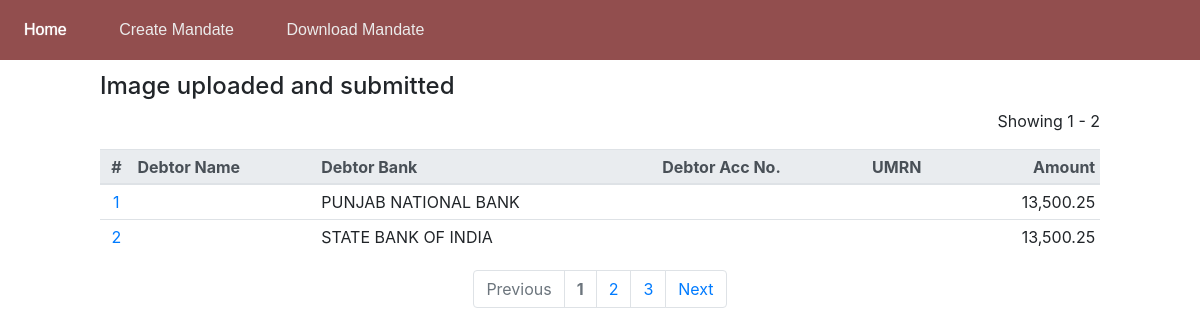
Page /mandates/1/ on the earlier database version.
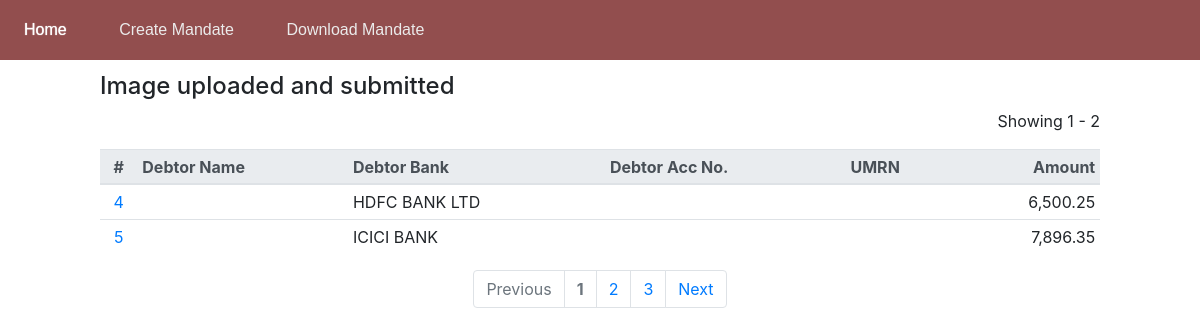
Same page on the later database version.
### mandate/models.py (models this page shows, shortened)
class Mandate(models.Model):
	debit_type_choices = [
		(None, ''),
		('F', 'Fixed Amount'),
		('M', 'Max Amount'),
	]
	frequency_choices = [
		(None, ''),
		('ADHO', 'As and when presented'),
		('INDA', 'Intra Day'),
		('DAIL', 'Daily'),
		('WEEK', 'Weekly'),
		('BIMN', 'Bi-Monthly'),
		('MNTH', 'Monthly '),
		('QURT', 'Quaterly'),
		('MIAN', 'Semi annually'),
		('YEAR', 'Yearly'),
		('BIMN', 'Bi-Monthly'),
	]
	acc_type_choices = [
		(None, ''),
		('SAVINGS', 'SAVINGS'),
		('CURRENT', 'CURRENT'),
		('CC', 'CC'),
		('Other', 'Other'),
	]
	umrn = models.CharField(max_length=50, verbose_name='UMRN')
	ref = models.CharField(max_length=100, null=True, verbose_name='Message Reference')
	currency = models.CharField(max_length=5, default='INR', verbose_name='Currency')
	debit_type = models.CharField(max_length=1, choices=debit_type_choices, verbose_name='Debit Type')
	amount = models.DecimalField(max_digits=10, decimal_places=2, verbose_name='Amount')
	category = models.CharField(max_length=4, default='L001', verbose_name='Category')
	frequency = models.CharField(max_length=4, choices=frequency_choices, verbose_name='Frequency')
	date = models.DateField(verbose_name='Date of Mandate')
	start_date = models.DateField(verbose_name='Start Date', help_text="The start date should be on or after the date of mandate.")
	end_date = models.DateField(verbose_name='End Date', help_text="The end date can not be beyond 40 years after start date ")
	debtor_name = models.CharField(max_length=300, verbose_name='Name of Debor Account Holder', help_text="The name as per the debit account.")
	debtor_bank = models.ForeignKey(DebtorBank, on_delete=models.PROTECT, verbose_name='Debtor Bank')
	debtor_acc_type = models.CharField(max_length=10, choices=acc_type_choices, verbose_name='Debtor Account Type')
	debtor_acc_no = models.CharField(max_length=100, verbose_name='Debtor Legal Account Number')
	debtor_acc_ifsc = models.CharField(max_length=11, verbose_name='Debtor Account IFSC')
	creditor_name = models.CharField(max_length=300, verbose_name='Creditor Name')
	creditor_bank = models.CharField(max_length=300, default="SARVA HARYANA GRAMIN BANK", verbose_name='Creditor Bank')
	creditor_utility_code = models.CharField(max_length=100, default="HGBX00002000017848", verbose_name='Creditor Utility Code')
	mandate_image = models.ImageField(upload_to="mandate/images/mandate/", null=True, verbose_name='Mandate Image')
	mandate_file = models.FileField(null=True, blank=True, verbose_name='Mandate File')
	credit_account = models.CharField(max_length=100, verbose_name='Credit Account', help_text="The loan/other account in SHGB in which the installment is to be credited.")
	is_deleted = models.BooleanField(default=False)
	image_uploaded = models.BooleanField(default=False)
	locked = models.BooleanField(default=False)
	confirmation = models.BooleanField(default=False)
	uploaded_npci = models.BooleanField(default=False)
	status_npci = models.BooleanField(default=False)
	response_npci = models.CharField(max_length=4, null=True)
	class Meta:
		constraints = [
			CheckConstraint(
    			check = Q(start_date__gte = F("date")),
    			name = "startDate_gte_date",
				violation_error_message = '"Start Date" can not be before the "Date of Mandate"',
			)
		]

class DebtorBank(models.Model):
	name = models.CharField(max_length=400)
	is_deleted = models.BooleanField(default=False)
	def __str__(self):
		return self.name

### mandate/views.py (the view)
# urls.py: path("<int:page>/", views.paginate, name="paginate"),
def paginate(request, page):
	mandates = Mandate.objects.exclude(mandate_image__isnull=True).exclude(mandate_image__exact = '')
	p = Paginator(mandates, 2)
	context = {"cur_page": p.page(page), "range": p.page_range}
	return render(request, "mandate/paginate.html", context)

### mandate/templates/mandate/paginate.html
{% extends "mandate/base.html" %}
{% load humanize %}
{% block content %}
<div style="width: 1000px;">
<h4>Image uploaded and submitted</h4>
<p class="text-right">Showing {{ cur_page.start_index }} - {{ cur_page.end_index }}</p>
<table class="table table-sm table-hover">
    <thead class="thead-light">
      <tr>
        <th scope="col" class="text-center">#</th>
        <th scope="col">Debtor Name</th>
        <th scope="col">Debtor Bank</th>
        <th scope="col">Debtor Acc No.</th>
        <th scope="col">UMRN</th>
        <th scope="col" class="text-right">Amount</th>
      </tr>
    </thead>
    <tbody>
        {% for m in cur_page %}
        <tr>
            <td scope="row" class="text-center"><a href="/mandates/mandate/{{m.id}}/">{{m.id}}</a></td>
            <td>{{m.name_of_debtor_account_holder}}</td>
            <td>{{m.debtor_bank}}</td>
            <td>{{m.debtor_legal_account_number}}</td>
            <td>{{m.umrn}}</td>
            <td class="text-right">{{m.amount|intcomma}}</td>
        </tr>
        {% endfor %}
    </tbody>
  </table>
  <nav aria-label="Page navigation">
    <ul class="pagination justify-content-center">
      <li class="page-item {% if not cur_page.has_previous %} disabled{% endif %}">
        {% if cur_page.has_previous %}<a class="page-link" href="../{{cur_page.previous_page_number}}/">
        {% else %} <a class="page-link" href="#">
        {% endif %}Previous</a>
      </li>
      {% for i in range %}
      <li class="page-item {% if i == cur_page.number %} disabled font-weight-bold{% endif %}"><a class="page-link" href="../{{i}}/">{{i}}</a></li>
      {% endfor %}
      <li class="page-item {% if not cur_page.has_next %} disabled{% endif %}">
        {% if cur_page.has_next %}<a class="page-link" href="../{{cur_page.next_page_number}}/">
        {% else %}<a class="page-link" href="#">
        {% endif %}Next</a>
      </li>
    </ul>
  </nav>
</div>
{% endblock %}

Differences in the rows shown:
no longer on this page (row edited): Mandate: id "1", debtor_bank "PUNJAB NATIONAL BANK", amount "13,500.25"
no longer on this page (row edited): Mandate: id "2", debtor_bank "STATE BANK OF INDIA", amount "13,500.25"
now on this page (row unchanged): Mandate: id "4", debtor_bank "HDFC BANK LTD", amount "6,500.25"
now on this page (row unchanged): Mandate: id "5", debtor_bank "ICICI BANK", amount "7,896.35"
